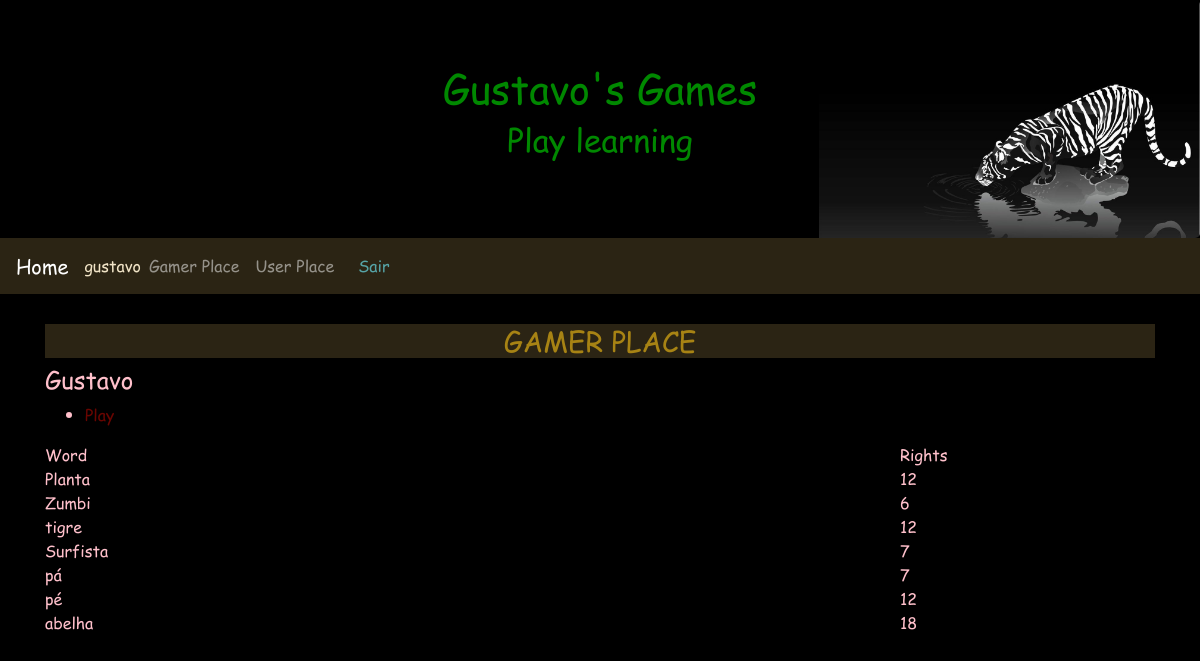
The page /gamerplace/5 (signed in) on the database as committed earlier.
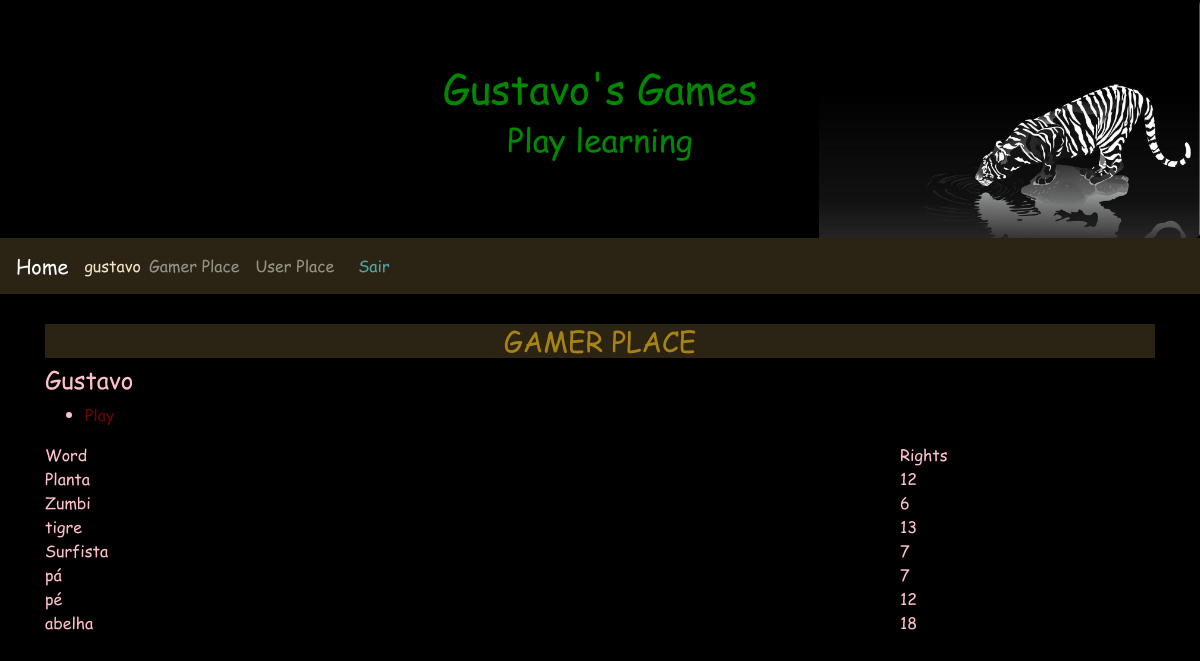
The same page on the database as committed later.
### gameplace/models.py (models this page shows, shortened)
class Gamer(models.Model):
    user          = models.ForeignKey(settings.AUTH_USER_MODEL, verbose_name='User', on_delete=models.CASCADE)
    master        = models.ForeignKey(Master, verbose_name='Master', on_delete=models.CASCADE)
    nickname      = models.CharField('Nick', max_length=200)
    avatar        = models.ImageField('Avatar', upload_to='images/', max_length=500, null=True, blank=True)
    othersMasters = models.ManyToManyField(Master, through='GamerMaster', related_name='otherMasters')
    created = models.DateTimeField('Created', auto_now_add=True)
    modified = models.DateTimeField('Modified', auto_now=True)
    class Meta:
        verbose_name        = 'Gamer'
        verbose_name_plural = 'Gamers'
    def getRights(self):
        return self.right_set.filter(user=self.user)

### words/models.py (models this page shows, shortened)
class Right(models.Model):
    user   = models.ForeignKey(settings.AUTH_USER_MODEL, verbose_name='User', on_delete=models.CASCADE)
    gamer  = models.ForeignKey(Gamer, verbose_name='Gamer', on_delete=models.CASCADE)
    word   = models.ForeignKey(Word, verbose_name='Word', on_delete=models.CASCADE)
    number = models.IntegerField('Rights', default=0)
    created = models.DateTimeField('Created', auto_now_add=True)
    modified = models.DateTimeField('Modified', auto_now=True)
    class Meta:
        verbose_name        = 'Right'
        verbose_name_plural = 'Rights'
        unique_together = [['user', 'gamer', 'word']]

class Word(models.Model):
    gamer  = models.ForeignKey(Gamer, verbose_name='Gamer', on_delete=models.CASCADE, null=True, blank=True)
    word   = models.CharField('Word', max_length=200)
    image  = models.ImageField('Image', upload_to='images/', max_length=500, null=True, blank=True)
    created = models.DateTimeField('Created', auto_now_add=True)
    modified = models.DateTimeField('Modified', auto_now=True)
    class Meta:
        verbose_name        = 'Word'
        verbose_name_plural = 'Words'
    def __str__(self):
        return self.word

### gamerplace/views.py (the view)
# urls.py: path('', TemplateView.as_view(template_name='access/index.html'), name='index'),
class index(LoginRequiredMixin, DetailView):
    template_name = 'gamerplace/index.html'
    model = Gamer
    def get_object(self):
        return get_object_or_404(Gamer, user=self.request.user, pk=self.kwargs['pk'])

### gamerplace/templates/gamerplace/index.html (shortened to what this page needs)
{% extends 'base.html' %}
{% load widget_tweaks %}
{% block content %}
<header>
  <h3>GAMER PLACE</h3>
</header>
<article class="">
  <h4>{{object.nickname}}</h4>
  <ul>
    <li><a href="{% url 'gameplace:dragletter' object.pk %}">Play</a></li>
  </ul>
</article>
<aside class="">
  <div class="row">
    <div class="col-9">
      Word
    </div>
    <div class="col-3">
      Rights
    </div>
  </div>
  {% for right in object.getRights %}
    <div class="row">
      <div class="col-9">
        {{right.word}}
      </div>
      <div class="col-3">
        {{right.number}}
      </div>
    </div>
  {% endfor %}
</aside>
{% endblock %}

### base/templates/base.html (shortened to what this page needs)
{% load static %}
<!DOCTYPE html>
<html lang="pt-br">
<head>
<link rel="stylesheet" href="https://maxcdn.bootstrapcdn.com/bootstrap/4.1.0/css/bootstrap.min.css">
 <link rel="stylesheet" href="{% static 'style/style.css' %}" />
</head>
<body>
<div class="jumbotron text-center" style="margin-bottom:0">
 <h1>Gustavo's Games</h1>
 <h2>Play learning</h2>
</div>
<nav class="navbar navbar-expand-sm navbar-dark">
 <a class="navbar-brand" href="{% url 'indexredirect' %}">Home</a>
 <div class="collapse navbar-collapse" id="collapsibleNavbar">
   <div class="nav-item">
      {% if user.is_authenticated %}
        <span class="nav-brand glyphicon glyphicon-log-in">{{user}}</span>
    </div>
    <div class="">
      <ul class="navbar-nav">
        {% if user.gamer_set.all.0 %}
          <li class="nav-item">
            <a class="nav-link" href="{% url 'indexredirect' %}">Gamer Place</a>
          </li>
        {% endif %}
        <li class="nav-item">
          <a class="nav-link" href="{% url 'access:index' %}">User Place</a>
        </li>
      </ul>
    </div>
    <div class="nav-item">
        <a id="logout" class="nav-link" href=" {% url 'access:logout' %} ">Sair</a>
      {% else %}
        <a id="login" class="nav-link" href="{% url 'access:login' %}">Entrar</a>
    </div>
    <div class="nav-item">
        <a id="novousuario" class="nav-link" href="{% url 'access:newuser' %}">Novo</a>
      {% endif %}
    </div>
 </div>
</nav>
<div class="container margin-top" style="margin-top:30px">
{% block content %}
{% endblock %}
</div>
</body>
</html>

### base/static/style/style.css (style rules this page uses)
body { background-color: black; color: pink; font-family: comic; }
body a { color: #690500; }
.jumbotron { background-image: url('../images/background.jpg'); background-repeat: no-repeat; background-size: contain; background-position: right; background-color: black; color: #008800; text-shadow: 2px 2px 1px #000000, -2px -2px 1px #000000; }
nav { background-color: #2b2414; color: #f0e3c6; }
nav a { color: #56a3a6; }
header { background-color: #2b2414; color: #a78314; }
header h1, h2, h3 { text-align: center; }

Rows that differ between the two databases and show on the page:
changed Right "tigre": number "12" → "13"
